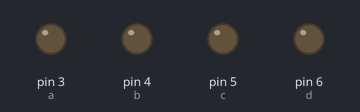
The sketch below on a simulated Arduino Uno, built with avr-gcc and run on an emulated ATmega328P. Shown: output pins drawn as LEDs (lit = HIGH).

Above: at 0.2 s.
At 0.65 s:
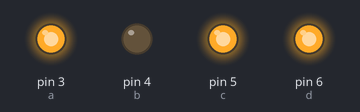
At 2.3 s:
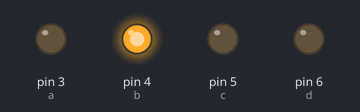
Timing chart, 0 to 3.0 s (numbered marks = the images above):
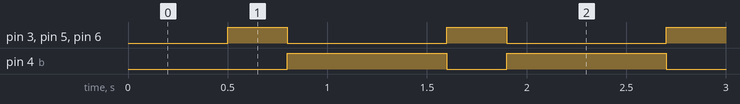

Measured:
- by itself, pin 3 (a), pin 5 (c), pin 6 (d): alternates HIGH for 0.30 s and LOW for 0.80 s
- by itself, pin 4 (b): alternates HIGH for 0.80 s and LOW for 0.30 s

The sketch:

rf_trial.ino
```cpp
#include<stdio.h>
int a=3;
int b=4;
int c=5;
int d=6;
void setup()
{
pinMode(a,OUTPUT);
pinMode(b,OUTPUT);
pinMode(c,OUTPUT);
pinMode(d,OUTPUT);

}
 void loop()
 {
  delay(500);
  digitalWrite(a,HIGH);
  digitalWrite(b,LOW);
  digitalWrite(c,HIGH);
  digitalWrite(d,HIGH);
  delay(300);
  digitalWrite(a,LOW);
  digitalWrite(b,HIGH);
  digitalWrite(c,LOW);
  digitalWrite(d,LOW);
  delay(300);

 }
```
